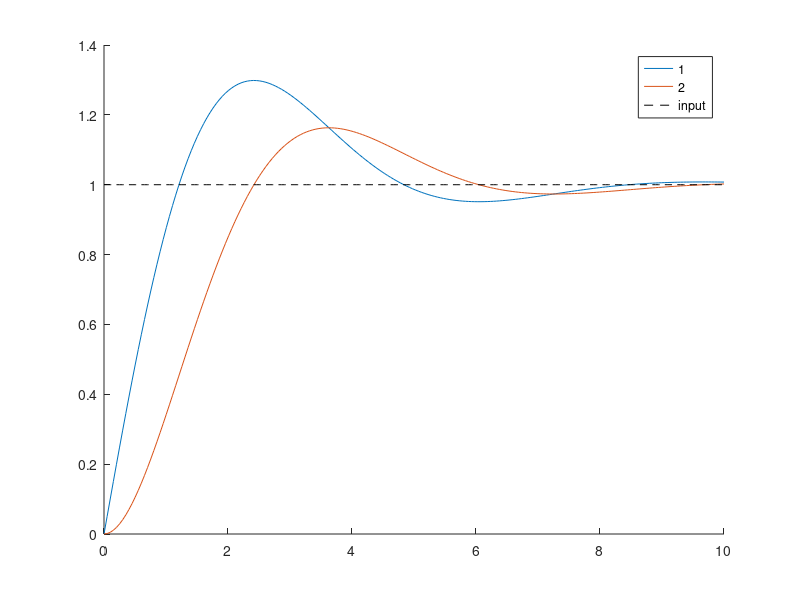

The MATLAB source for this figure:


n_t = 200;
u = ones(n_t, 1);
t = linspace(0, 10, n_t);

dt = t(2) - t(1);
fs = 1/dt;

tf1 = tf([1 1], [1 1 1]);
tf2 = tf([1], [1 1 1]);

y1 = lsim(tf1, u, t);
y2 = lsim(tf2, u, t);

figure()
hold on
plot(t, y1)
plot(t, y2)
plot(t, u, "--k")
legend("1", "2", "input")
hold off
